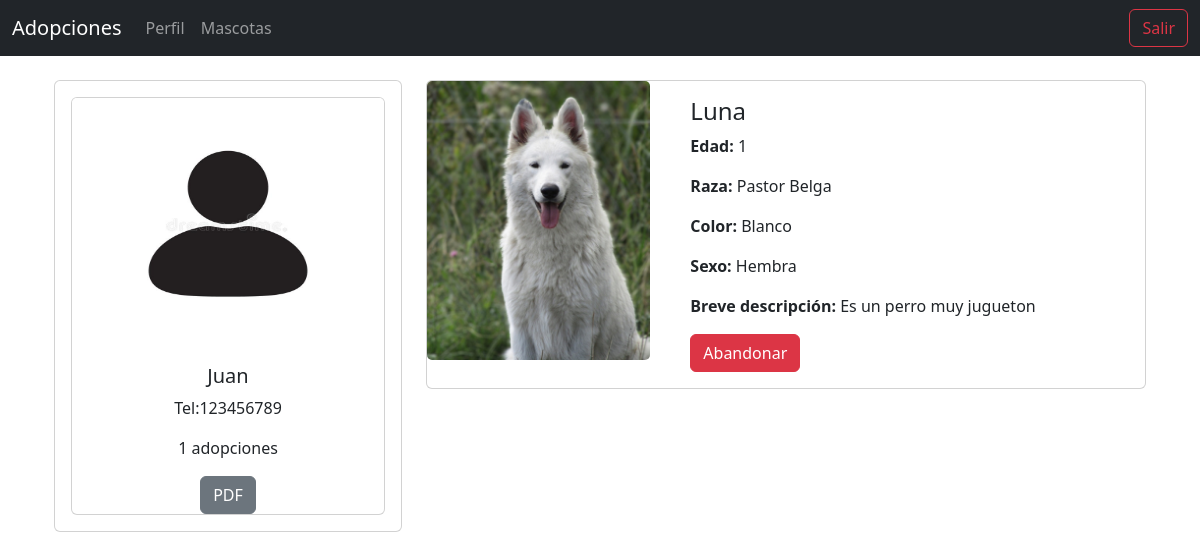
/4Practica/home.php (signed in), run on the app's committed database.
### tables this page shows
create table usuarios(
		id int not null auto_increment,
		nombre varchar(50) not null,
		telefono varchar(50) not null,
		contrasena varchar(50) not null,
		mascota int not null,
		primary key (id)
	);

create table adopciones(
		id int not null auto_increment,
		id_mascota int not null,
		id_usuario int not null,
		fecha timestamp not null default current_timestamp,
		primary key (id),
		foreign key (id_mascota) references mascotas(id),
		foreign key (id_usuario) references usuarios(id)
	);

create table mascotas(
		id int not null auto_increment,
		nombre varchar(50) not null,
		edad int not null,
		raza varchar(50) not null,
		color varchar(50) not null,
		sexo varchar(50) not null,
		descripcion varchar(50) not null,
		foto varchar(50) not null,
		estado int not null default 0,
		primary key (id)
	);

### 4Practica/home.php (the view, shortened to what this page needs)
<?php	include ('db.php') ?>
<?php include ('./includes/header.php') ?>
<div class="container p-4">
	<div class="row">
		<div class="col-md-4">
			<div class="card card-body">
<?php
if(isset($_SESSION['name'])){
  $name = $_SESSION['name'];
  $query = "SELECT * FROM usuarios WHERE nombre = '$name'";
  $result = mysqli_query($conn, $query);
  $row = mysqli_fetch_array($result);
  $id = $row['id'];
  $nombre = $row['nombre'];
  $telefono = $row['telefono'];
  $mascotas = $row['mascota'];
?>
<div class="card">
  <img src="./src/usuario.png" class="card-img-top" height="250" alt="...">
  <div class="card-body">
  <h5 class="card-title text-center"><?php echo $nombre ?></h5>
    <p class="card-text text-center">Tel:<?php echo $telefono ?></p>
    <p class="card-text text-center"><?php echo $mascotas ?> adopciones</p>
  </div>
  <div class="d-flex justify-content-center">
    <form method="post" action="pdfUsuario.php">
      <button class="btn btn-secondary" name="pdfU">PDF</button>
    </form>
  </div>
</div>
<?php } ?>
			</div>
		</div>
		<div class="col-md-8">
<?php
  $query = "SELECT * FROM adopciones WHERE id_usuario = '$id'";
  $result = mysqli_query($conn, $query);
  while($row = mysqli_fetch_assoc($result)) {
    $id_mascota = $row['id_mascota'];
    $query_mascota = "SELECT * FROM mascotas WHERE id = '$id_mascota'";
	  $result_mascotas = mysqli_query($conn, $query_mascota);
    $row = mysqli_fetch_assoc($result_mascotas);
?>
<div class="card mb-3">
  <div class="row no-gutters">
    <div class="col-md-4">
      <img src="<?php echo $row['foto'] ?>" class="card-img" alt="Foto de la mascota">
    </div>
    <div class="col-md-8">
      <div class="card-body">
        <h4 class="card-title"><?php echo $row['nombre'] ?></h4>
        <p class="card-text"><strong>Edad:</strong> <?php echo $row['edad'] ?></p>
        <p class="card-text"><strong>Raza:</strong> <?php echo $row['raza'] ?></p>
        <p class="card-text"><strong>Color:</strong> <?php echo $row['color'] ?></p>
        <p class="card-text"><strong>Sexo:</strong> <?php echo $row['sexo']; ?></p>
        <p class="card-text"><strong>Breve descripción:</strong> <?php echo $row['descripcion']; ?></p>
        <form method="post" action="abandonar.php">
          <button type="submit" class="btn btn-danger" name="adoptar">Abandonar</button>
        </form>
      </div>
    </div>
  </div>
</div>
	<?php } ?>
		</div>
	</div>
</div>
<?php include ('./includes/footer.php') ?>

### data on the page
usuarios: nombre "Juan", telefono "123456789", mascota "1"
adopciones: id_mascota.foto (picture), id_mascota.nombre "Luna", id_mascota.edad "1", id_mascota.raza "Pastor Belga", id_mascota.color "Blanco", id_mascota.sexo "Hembra", id_mascota.descripcion "Es un perro muy jugueton"
